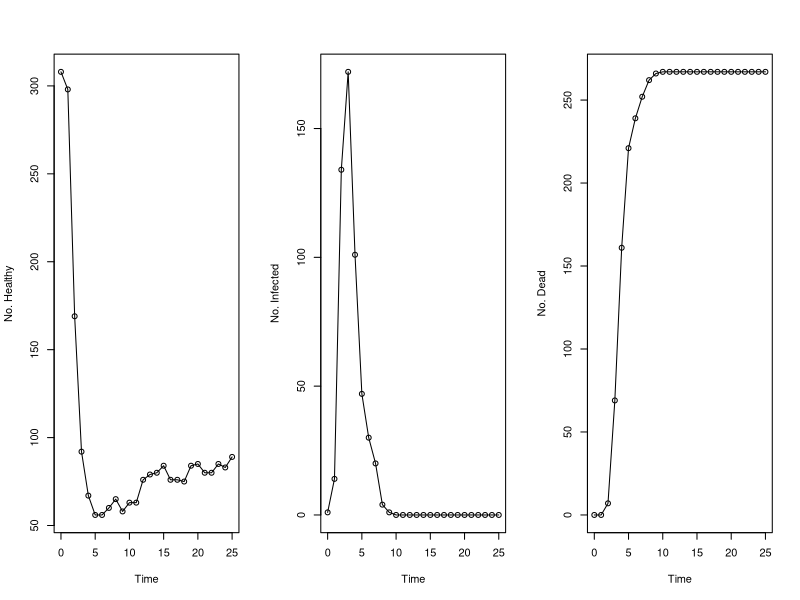

This figure's R source:
# libs ------------------------------------------------------

# genotype frequencies ------------------------------------------------------
	##the PrP genotypes are noted as below:
	##1. arr/arr 2. arr/arq 3. arr/arh 4. arr/ahq 5. arq/arq
	##6. arq/ahq 7. arq/arh 8. ahq/ahq 9. ahq/arh 10. arh/arh
	##11. arr/vrq 12. arq/vrq 13. ahq/vrq 14. arh/vrq 15. vrq/vrq

	#breed genotype frequencies: ARR/ARR=0.066, ARR/ARQ = 0.066 etc...
	Equal = c(0.066,0.066,0.066,0.066,0.066,0.066,0.066,0.066,0.066,0.066,0.066,0.066,0.066,0.066,0.066)
	Hu = c(0.022,0.391,0.029,0,0.348,0.015,0.159,0,0,0.029,0,0.007,0,0,0)
	Chios = c(0,0.162,0,0,0.667,0.172,0,0,0,0,0,0,0,0,0)
	Texel = c(0.541,0.193,0.169,0.012,0.02,0.006,0.026,0.001,0.007,0.009,0.01,0.004,0,0.004,0)
	Latxa = c(0.051,0.336,0.006,0.004,0.517,0.01,0.038,0,0.002,0,0.008,0.023,0,0.004,0.002)
	Leccesse = c(0.119,0.371,0.004,0.033,0.365,0.072,0.016,0.016,0,0,0.004,0,0,0,0)
	Finsheep = c(0.013,0.161,0.004,0,0.70,0.004,0.008,0,0,0,0,0.104,0,0,0.004)
	BHS = c(0.653,0,0,0,0.347,0,0,0,0,0,0,0,0,0,0)
	Kamieniecka = c(0.353,0.333,0.157,0,0.029,0,0.01,0,0,0.01,0.069,0.029,0,0.01,0)
	Skopelos = c(0.105,0.158,0,0.158,0.053,0.2105,0,0.2105,0,0,0,0,0.105,0,0)
	Kivircik = c(0.093,0.407,0,0.029,0.329,0.093,0,0.014,0,0,0.007,0.014,0.007,0,0.007)
	Djallonke = c(0,0,0,0,0.86,0.12,0,0.02,0,0,0,0,0,0,0)
	Ivesi = c(0,0.063,0,0,0.563,0,0.281,0,0,0,0.031,0,0,0,0)
	SPBM = c(0.102,0.225,0.041,0.020,0.265,0.163,0.061,0.041,0.02,0,0.041,0.02,0,0,0)


# simulation ------------------------------------------------------

scrapiesim = function(breed, hrate, vrate, grate, arate, drate){


	#starting values at t=0
	S = rpois(15, 300*breed) #starting susceptibles of each genotype, currently set up for a population of 300 susceptibles with equal genotype frequencies
	for(m in 1:length(breed)){
		if(is.na(S[m]) == TRUE){S[m] = 0}
		}

	Ih = c(0,0,0,0,1,0,0,0,0,0,0,0,0,0,0) #initially infected. If Ih[1]=1, then there is 1 individual of that genotype infected etc
	Iv = c(0,0,0,0,0,0,0,0,0,0,0,0,0,0,0) #vertically infected
	R = c(0,0,0,0,0,0,0,0,0,0,0,0,0,0,0) #death count
	
	#set up vectors for plotting later
	timelim = 25 #observations over n years
	Io = c(sum(Ih))
	dead = c(sum(R))
	susc = c(sum(S))

	rel.inf = c(0,0.0007,0,0.00055,0.068,0.016,0.01,0.0092,0,0.0037,0.012,0.41,0.0013,0.74,1) #infection relative risk
	b = rel.inf*hrate #relative horizontal infection risk
	v = rel.inf*vrate #relative vertical infection risk
	g = grate #prion death rate
	a = arate #birth rate
	d = drate #natural causes death rate

	for(j in 1:timelim){
		totalinf = sum(Ih) + sum(Iv)
		nS = c()
		nIv = c()
		tg = c()
		for(k in 1:15){
			nb = c()
			nb[k] = rpois(1, b[k]*S[k]*totalinf) #new infecteds for this year
			if(is.na(nb[k]) == TRUE){nb[k] = 0}
			Sd = rpois(1, d*S[k]) #number of susceptibles that died by natural causes
			if(is.na(Sd) == TRUE){Sd = 0}
			Ihd = rpois(1, d*Ih[k]) #Ih killed by natural causes
			if(is.na(Ihd) == TRUE){Ihd = 0}
			Ivd = rpois(1, d*Iv[k]) #Iv killed by natural causes
			if(is.na(Ivd) == TRUE){Ivd = 0}
			Ihg = rpois(1, g*Ih[k]) #Ih killed by scrapie
			if(is.na(Ihg) == TRUE){Ihg = 0}
			Ivg = rpois(1, g*Iv[k]) #Iv killed by scrapie
			if(is.na(Ivg) == TRUE){Ivg = 0}
			nS[k] = newS(S[k], nb[k], Sd) #removes infected susceptibles
			Ih[k] = newIh(S[k], Ih[k], nb[k], Ihg, Ihd) #updates no. infected vertically
			nIv[k] = newIv(Iv[k], Ivg, Ivd) #removes dead infected vertically
			R[k] = newR(R[k], Ivg, Ihg) #calculates death count
			tg[k] = nS[k] + Ih[k] + nIv[k] #totals each genotype
		}
			

		totalsus = sum(nS) #sum of all susceptibles
		totalinf = sum(nIv) + sum(Ih) #sum of all infecteds
		alleles = 2*(sum(tg)) #sum of all alleles
		
		#total number of each allele
		ARR = 2*tg[1] + tg[2] + tg[3] + tg[4] + tg[11] 
		ARQ = tg[5]*2 + tg[2] + tg[6] + tg[7] + tg[12]
		ARH = tg[10]*2 + tg[3] + tg[7] + tg[9] + tg[14]
		AHQ = tg[8]*2 + tg[4] + tg[6] + tg[9] + tg[13]
		VRQ = tg[15]*2 + tg[11] + tg[12] + tg[13] + tg[14]

		#contains genotype frequencies
		gen = c(hombirths(ARR,alleles),hetbirths(ARR, alleles, ARQ),hetbirths(ARR, alleles, ARH),hetbirths(ARR, alleles, AHQ),hombirths(ARQ, alleles),hetbirths(ARQ, alleles, AHQ),hetbirths(ARQ, alleles, ARH),hombirths(AHQ, alleles),hetbirths(AHQ, alleles, ARH),hombirths(ARH, alleles),hetbirths(ARR, alleles, VRQ),hetbirths(ARQ, alleles, VRQ),hetbirths(AHQ, alleles, VRQ),hetbirths(ARH, alleles, VRQ),hombirths(VRQ, alleles))
		
		for(l in 1:15){
			Sa = rpois(1, gen[l]*a*totalsus) #healthy births for each genotype
			if(is.na(Sa) == TRUE){Sa = 0}
			Iva = rpois(1, a*v[l]*totalinf*gen[l]) #vertically infected births
			if(is.na(Iva) == TRUE){Iva = 0}
			SIa = rpois(1, a*totalinf*gen[l]) #total sheep that could be born susceptible, if none are born infected
			if(is.na(SIa) == TRUE){SIa = 0}
			S[l] = nS[l] + Sa + (SIa-Iva)
			if(SIa-Iva <0){S[l] = nS[l] + Sa}
			Iv[l] = nIv[l] + Iva
		}

		Io[j+1] = sum(Ih) + sum(Iv)
		dead[j+1] = sum(R)
		susc[j+1] = sum(S)
		}

	#making the matrix
	data = cbind(susc, Io, dead)
	years = c(0:timelim)
	data = cbind(years, data)
	print(data)

	par(mfrow=c(1, 3))
	plot(susc ~ years, xlab = "Time", ylab = "No. Healthy")
	lines(years, susc)

	plot(Io ~ years, xlab = "Time", ylab = "No. Infected")
	lines(years, Io)

	plot(dead ~ years, xlab = "Time", ylab = "No. Dead")
	lines(years, dead)
	}

#calculates new susceptibles -----------------------------------------------------

newS = function(S, nb, Sd){ 
	Sn = S - nb - Sd
	if(Sn < 0){Sn=0}
	return(Sn)
	}

#calculates new horizontally infected ------------------------------------------

newIh = function(S, Ih, nb, Ihg, Ihd){
	Ihn = Ih + nb - Ihg - Ihd
if(nb > S){Ihn = Ih + S - Ihg - Ihd} #stops more sheep being infected than actually exist
	if(Ihn <0){Ihn=0}
	return(Ihn)
	}

#calculates new vertically infected ---------------------------------------------

newIv = function(Iv, Ivg, Ivd){
	Ivn = Iv - Ivg - Ivd
	if(Ivn<0){Ivn=0}
	return(Ivn)
	}

#calculates total deaths -----------------------------------------------------

newR = function(R, Ivg, Ihg){
	Rn = R + Ivg + Ihg #changed to prion only deaths
	return(Rn)
	}

#calculates genotype frequencies for homozygous genotypes ---------------------

hombirths = function(allele1, alleles){
	genfreq = (allele1/alleles)^2
	return(genfreq)
	}

#calculates genotype frequencies for heterozygous genotypes --------------------

hetbirths = function(allele1, alleles, allele2){
	genfreq = 2*(allele1/alleles)*(allele2/alleles)
	return(genfreq)
	}

#variables & RUN SIM ----------------------------------------------------------------------

	hrate = 0.4 #maximum horizontal infection risk
	vrate = 0.5 #maximum vertical infection risk
	grate = 0.5 #death rate of infected sheep
	arate = 0.2 #birth rate
	drate = 0.15 #non-prion death rate

scrapiesim(Finsheep, hrate, vrate, grate, arate, drate)
